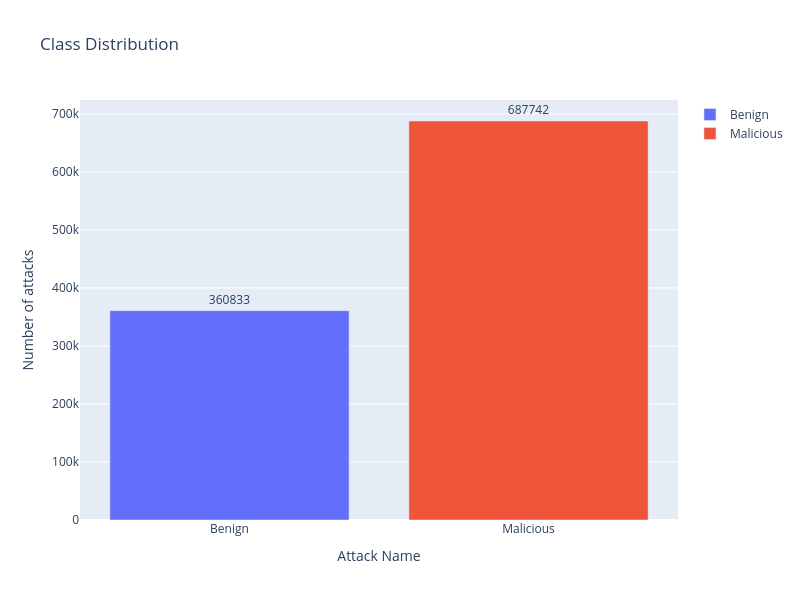

Notebook source saved alongside this figure:
### Code cell
fig = go.Figure(data=[
    go.Bar(name='Benign', 
           y=data["Label"].value_counts().values[1:2],
           x=['Benign'],
           text = data["Label"].value_counts()[1:2],
           orientation='v',
           textposition='outside',),
    go.Bar(name='Malicious', 
           y=data["Label"].value_counts().values[0:1],
           x=['Malicious'],
           text = data["Label"].value_counts()[0:1],
           orientation='v',
           textposition='outside',)
])
# Change the bar mode
fig.update_layout(
                  width=800,
                  height=600,
                  title=f'Class Distribution',
                  yaxis_title='Number of attacks',
                  xaxis_title='Attack Name',)
iplot(fig)

### Figure 1 — Plotly figure (JSON) as saved in the notebook; plotly's stock layout.template omitted (floating-point values rounded to 4 significant figures)
{"data": [{"name": "Benign", "orientation": "v", "text": [360833], "textposition": "outside", "type": "bar", "x": ["Benign"], "y": [360833]}, {"name": "Malicious", "orientation": "v", "text": [687742], "textposition": "outside", "type": "bar", "x": ["Malicious"], "y": [687742]}], "layout": {"height": 600, "title": {"text": "Class Distribution"}, "width": 800, "xaxis": {"title": {"text": "Attack Name"}}, "yaxis": {"title": {"text": "Number of attacks"}}}}
